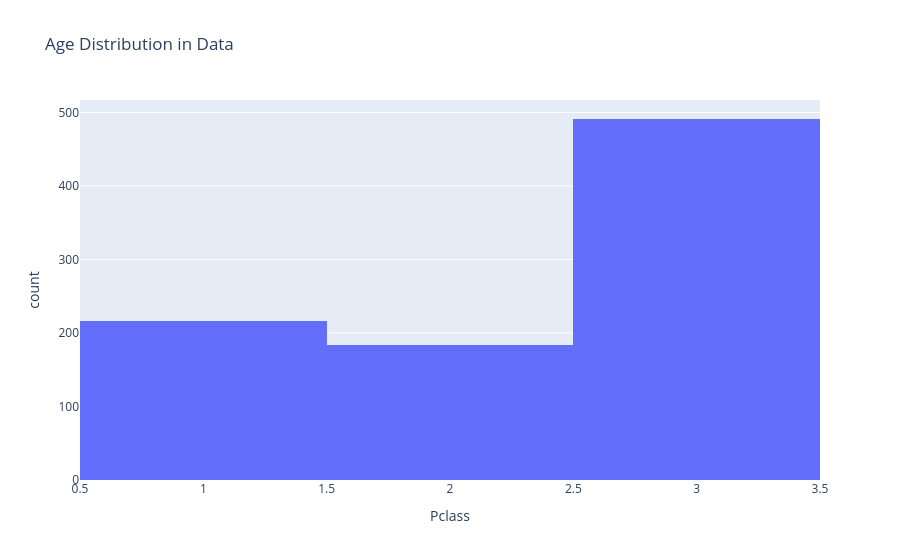

The code cell stored with this chart in its notebook:
### Code cell
fig=px.histogram(
    data,
    x="Pclass",
    title="Age Distribution in Data"

)
fig.show()

### Figure 1 — Plotly figure (JSON) as saved in the notebook; plotly's stock layout.template omitted (floating-point values rounded to 4 significant figures; data arrays with more than 128 entries replaced by an {"elided": "..."} marker saying what was removed)
{"data": [{"bingroup": "x", "hovertemplate": "Pclass=%{x}<br>count=%{y}<extra></extra>", "legendgroup": "", "marker": {"color": "#636efa", "pattern": {"shape": ""}}, "name": "", "orientation": "v", "showlegend": false, "type": "histogram", "x": {"elided": "891 int values"}, "xaxis": "x", "yaxis": "y"}], "layout": {"barmode": "relative", "legend": {"tracegroupgap": 0}, "title": {"text": "Age Distribution in Data"}, "xaxis": {"anchor": "y", "domain": [0, 1], "title": {"text": "Pclass"}}, "yaxis": {"anchor": "x", "domain": [0, 1], "title": {"text": "count"}}}}
